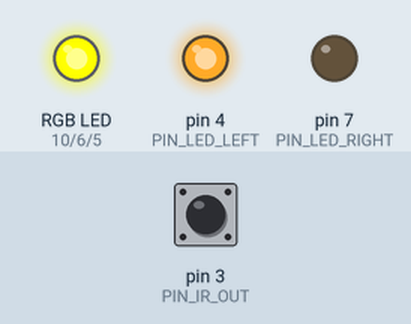
This sketch was run on a simulated Arduino Uno, built with avr-gcc and run on an emulated ATmega328P. On the bench: an RGB LED mixed from three pins (HIGH = lit), output pins drawn as LEDs (lit = HIGH). The inputs (shaded band) are chosen by the test bench; at power-on: pin 3 (PIN_IR_OUT) HIGH. Dim RGB values are drawn brighter than linear.

Above: at 1.05 s.
At 6.3 s:
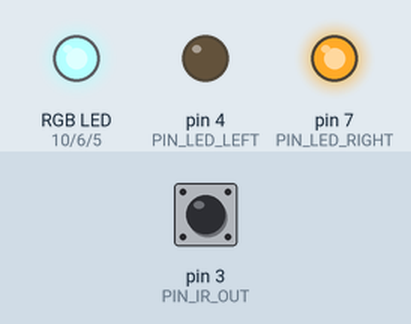
At 11.45 s:
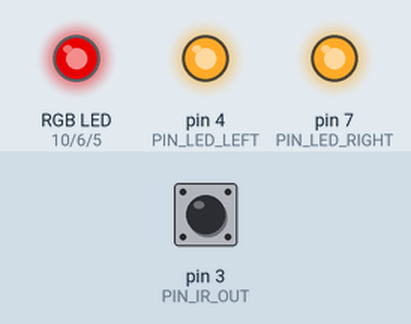
Timing chart, 0 to 14.6 s (numbered marks = the images above):
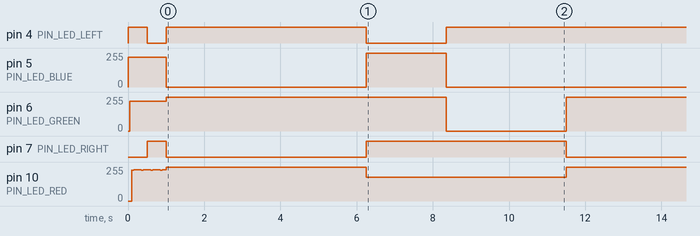

The sketch:

led_test.ino
```cpp
#include "lights.h"
#include "pins.h"

Lights lights;

unsigned long last_button_down = 0;
bool torch_on = false;

bool check_torch_mode(int state) {
  if (state == LOW) { // Low means pressed
    last_button_down = millis();
  } else {
    if (last_button_down != 0 && last_button_down < millis() - 1000) {
      // Engage torch mode
      lights.set(PIN_LED_LEFT, 255, 255, 255);
      torch_on = true;
      return true;
    }
    if (torch_on) {
      lights.set(PIN_LED_LEFT, 0, 0, 0);
      torch_on = false;
      return true;
    }
  }
  return false;
}

void button_press() {
  // Interrupt handler when button state changes
  int state = digitalRead(PIN_BUTTON);
  if (check_torch_mode(state)) {
    return;
  }
}

void setup() {
  led_cycle(&lights, PIN_LED_LEFT, 250);
  led_cycle(&lights, PIN_LED_RIGHT, 250);
  lights.set(PIN_LED_BOTH, 0, 0, 0);

  pinMode(PIN_BUTTON, INPUT_PULLUP);
  attachInterrupt(INT_BUTTON, button_press, CHANGE);
}

long loop_counter = 0;

void loop() {

  // TiLDA can either have one LED lit, or both
  // the same colour.

  if ( loop_counter == 0 ) {
      lights.set(PIN_LED_LEFT, 0, 0, 255);
  } else if ( loop_counter == 5000 ) {
      lights.set(PIN_LED_RIGHT, 255, 0, 0);
  } else if ( loop_counter == 7000 ) {
      lights.set(PIN_LED_BOTH, 255, 255, 255);
  }

  delay(1);
  loop_counter++;

  loop_counter %= 10000;

}
```

lights.cpp
```cpp
#include "lights.h"

int pins[] = {PIN_LED_RIGHT, PIN_LED_LEFT, PIN_LED_BLUE, PIN_LED_GREEN, PIN_LED_RED};

// Calibration for LED colour issues
const float calibration[] = {0.8, 1, 1};

Lights::Lights() {
  for (int i = 0; i < 6; i++) {
      pinMode(pins[i], OUTPUT);
      digitalWrite(pins[i], HIGH);
  }
}

unsigned logScale(float value) {
  return (unsigned char)((log(255 - value) / log(255)) * 255);
}

void Lights::set(int light, unsigned char red, unsigned char green, unsigned char blue) {
  analogWrite(PIN_LED_RED, logScale(red * calibration[0]));
  analogWrite(PIN_LED_GREEN, logScale(green * calibration[1]));
  analogWrite(PIN_LED_BLUE, logScale(blue * calibration[2]));
  if (light == PIN_LED_RIGHT) {
    digitalWrite(PIN_LED_RIGHT, HIGH);
    digitalWrite(PIN_LED_LEFT, LOW);
  } else if (light == PIN_LED_LEFT) {
    digitalWrite(PIN_LED_LEFT, HIGH);
    digitalWrite(PIN_LED_RIGHT, LOW);
  } else if (light == PIN_LED_BOTH) {
    digitalWrite(PIN_LED_LEFT, HIGH);
    digitalWrite(PIN_LED_RIGHT, HIGH);
  }
}

void led_cycle(Lights *lights, int light, int time) {
  unsigned char red = 0, green = 0, blue = 0;
  unsigned char brightness = 128;
  float step = (2 * PI) / time;
  for (float i = 0; i < 2 * PI; i += step) {
    red = (unsigned char)(abs(sin(i)) * brightness);
    green = (unsigned char)(abs(sin(i + PI / 4)) * brightness);
    blue = (unsigned char)(abs(sin(i + PI / 2)) * brightness);
    lights->set(light, red, green, blue);
    delay(1);
  }
}
```

lights.h
```cpp
#ifndef LIGHTS_H
#define LIGHTS_H

#include "Arduino.h"
#include "pins.h"

class Lights {
  public:
  Lights();
  void set(int light, unsigned char red, unsigned char green, unsigned char blue);
};

void led_cycle(Lights *lights, int light, int time);

#endif // LIGHTS_H
```

pins.h
```cpp
#ifndef PINS_H
#define PINS_H

enum Pins { PIN_LED_BOTH = -1,
            PIN_LED_RIGHT = 7,
            PIN_LED_LEFT = 4,
            PIN_LED_BLUE = 5,
            PIN_LED_GREEN = 6,
            PIN_LED_RED = 10,
            PIN_IR_IN = 11,
            PIN_IR_OUT = 3,
            PIN_BUTTON = 2
          };

enum Interrrupts {
            INT_BUTTON = 1,
            INT_RF = 2
};

#endif // PINS_H
```

Measured:
- by itself, pin 4 (PIN_LED_LEFT): goes LOW 0.50 s, HIGH 5.2 s, 3 × (LOW 2.1 s, HIGH 8.4 s), LOW 2.1 s, then HIGH
- by itself, pin 5 (PIN_LED_BLUE): repeats every 10.5 s: 255/255 2.1 s, 0/255 8.4 s
- by itself, pin 6 (PIN_LED_GREEN): alternates 255/255 for 7.3 s and 0/255 for 3.1 s
- by itself, pin 7 (PIN_LED_RIGHT): alternates HIGH for 5.2 s and LOW for 5.2 s
